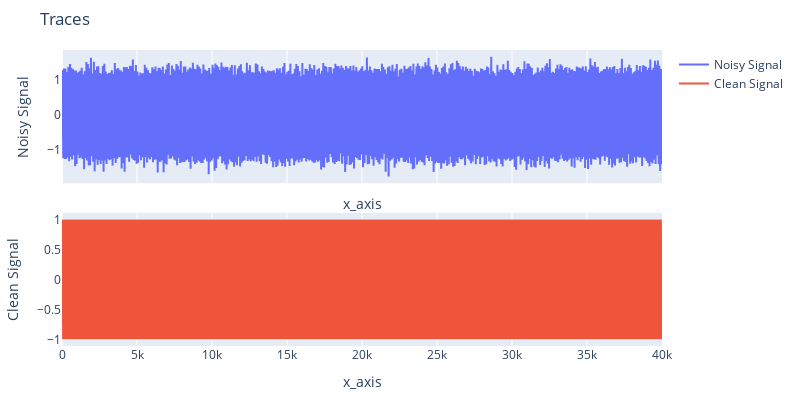
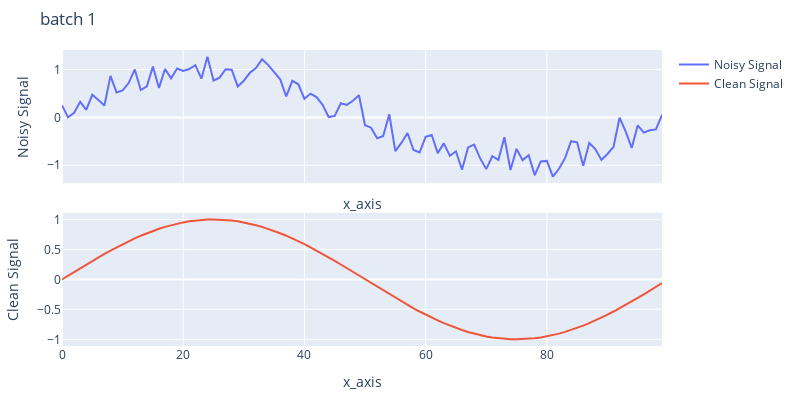

These figures' notebook cell, in order:
### Code cell
import pandas as pd
from src.utils import plotters

# Plot noisy_signal 和 clean_signal
noisy_signal_flat = noisy_signal.view(-1).numpy()  # 展平为一维数组，形状 (40000,)
clean_signal_flat = clean_signal.view(-1).numpy()  # 展平为一维数组，形状 (40000,)
plotters.plot_traces(
    pd.DataFrame({
        "Noisy Signal": noisy_signal_flat,
        "Clean Signal": clean_signal_flat
    }),
    width=800,
    height=400,
    mode="lines"
)

# plot batch 1 signal
noisy_batches_flat = noisy_batches[0].view(-1).numpy()  # 展平为一维数组，形状 (40000,)
clean_batches_flat = clean_batches[0].view(-1).numpy()  # 展平为一维数组，形状 (40000,)
plotters.plot_traces(
    title="batch 1",
    data = pd.DataFrame({
                "Noisy Signal": noisy_batches_flat,
                "Clean Signal": clean_batches_flat
            }),
    width=800,
    height=400,
    mode="lines"
)

### Figure 1 — Plotly figure (JSON) as saved in the notebook; plotly's stock layout.template omitted (floating-point values rounded to 4 significant figures; data arrays with more than 128 entries replaced by an {"elided": "..."} marker saying what was removed)
{"data": [{"mode": "lines", "name": "Noisy Signal", "type": "scatter", "x": {"elided": "40000 int values"}, "xaxis": "x", "y": {"elided": "40000 float values"}, "yaxis": "y"}, {"mode": "lines", "name": "Clean Signal", "type": "scatter", "x": {"elided": "40000 int values"}, "xaxis": "x2", "y": {"elided": "40000 float values"}, "yaxis": "y2"}], "layout": {"height": 400, "margin": {"b": 50, "l": 50, "r": 50, "t": 50}, "title": {"text": "Traces"}, "width": 800, "xaxis": {"anchor": "y", "domain": [0, 1], "matches": "x2", "showticklabels": false, "title": {"text": "x_axis"}}, "xaxis2": {"anchor": "y2", "domain": [0, 1], "title": {"text": "x_axis"}}, "yaxis": {"anchor": "x", "domain": [0.55, 1], "title": {"text": "Noisy Signal"}}, "yaxis2": {"anchor": "x2", "domain": [0, 0.45], "title": {"text": "Clean Signal"}}}}

### Figure 2 — Plotly figure (JSON) as saved in the notebook; plotly's stock layout.template omitted (floating-point values rounded to 4 significant figures)
{"data": [{"mode": "lines", "name": "Noisy Signal", "type": "scatter", "x": [0, 1, 2, 3, 4, 5, 6, 7, 8, 9, 10, 11, 12, 13, 14, 15, 16, 17, 18, 19, 20, 21, 22, 23, 24, 25, 26, 27, 28, 29, 30, 31, 32, 33, 34, 35, 36, 37, 38, 39, 40, 41, 42, 43, 44, 45, 46, 47, 48, 49, 50, 51, 52, 53, 54, 55, 56, 57, 58, 59, 60, 61, 62, 63, 64, 65, 66, 67, 68, 69, 70, 71, 72, 73, 74, 75, 76, 77, 78, 79, 80, 81, 82, 83, 84, 85, 86, 87, 88, 89, 90, 91, 92, 93, 94, 95, 96, 97, 98, 99], "xaxis": "x", "y": [0.2506, 0.000798, 0.09617, 0.3256, 0.156, 0.472, 0.3638, 0.249, 0.8661, 0.5223, 0.5648, 0.7162, 1.001, 0.5708, 0.6502, 1.06, 0.6156, 1.011, 0.8156, 1.019, 0.9686, 1.009, 1.091, 0.8083, 1.268, 0.7697, 0.8307, 1.005, 0.9963, 0.6461, 0.7656, 0.9305, 1.028, 1.215, 1.096, 0.9383, 0.7961, 0.4366, 0.7636, 0.691, 0.3882, 0.4963, 0.424, 0.2619, 0.007235, 0.0315, 0.2943, 0.2598, 0.3455, 0.4617, -0.1632, -0.2151, -0.4379, -0.3872, 0.06659, -0.7053, -0.5333, -0.3257, -0.6814, -0.7334, -0.4056, -0.3668, -0.7458, -0.543, -0.8026, -0.7079, -1.093, -0.6276, -0.5669, -0.8561, -1.079, -0.8112, -0.887, -0.4158, -1.099, -0.6575, -0.8925, -0.7887, -1.206, -0.9188, -0.9087, -1.235, -1.073, -0.8514, -0.4983, -0.5196, -1.009, -0.5353, -0.6617, -0.8876, -0.7637, -0.6147, -0.006399, -0.2909, -0.64, -0.1652, -0.3168, -0.2686, -0.2521, 0.05282], "yaxis": "y"}, {"mode": "lines", "name": "Clean Signal", "type": "scatter", "x": [0, 1, 2, 3, 4, 5, 6, 7, 8, 9, 10, 11, 12, 13, 14, 15, 16, 17, 18, 19, 20, 21, 22, 23, 24, 25, 26, 27, 28, 29, 30, 31, 32, 33, 34, 35, 36, 37, 38, 39, 40, 41, 42, 43, 44, 45, 46, 47, 48, 49, 50, 51, 52, 53, 54, 55, 56, 57, 58, 59, 60, 61, 62, 63, 64, 65, 66, 67, 68, 69, 70, 71, 72, 73, 74, 75, 76, 77, 78, 79, 80, 81, 82, 83, 84, 85, 86, 87, 88, 89, 90, 91, 92, 93, 94, 95, 96, 97, 98, 99], "xaxis": "x2", "y": [0, 0.06279, 0.1253, 0.1874, 0.2487, 0.309, 0.3681, 0.4258, 0.4818, 0.5358, 0.5878, 0.6374, 0.6846, 0.729, 0.7705, 0.809, 0.8443, 0.8763, 0.9048, 0.9298, 0.9511, 0.9686, 0.9823, 0.9921, 0.998, 1, 0.998, 0.9921, 0.9823, 0.9686, 0.951, 0.9298, 0.9048, 0.8763, 0.8443, 0.809, 0.7705, 0.7289, 0.6845, 0.6374, 0.5877, 0.5358, 0.4817, 0.4257, 0.3681, 0.3089, 0.2486, 0.1873, 0.1253, 0.06271, -7.877e-05, -0.06287, -0.1254, -0.1875, -0.2488, -0.3091, -0.3682, -0.4259, -0.4818, -0.5359, -0.5879, -0.6375, -0.6846, -0.729, -0.7706, -0.8091, -0.8444, -0.8764, -0.9049, -0.9298, -0.9511, -0.9686, -0.9823, -0.9921, -0.998, -1, -0.998, -0.9921, -0.9823, -0.9686, -0.951, -0.9297, -0.9048, -0.8762, -0.8443, -0.8089, -0.7704, -0.7289, -0.6844, -0.6373, -0.5877, -0.5357, -0.4816, -0.4256, -0.368, -0.3089, -0.2485, -0.1872, -0.1252, -0.06263], "yaxis": "y2"}], "layout": {"height": 400, "margin": {"b": 50, "l": 50, "r": 50, "t": 50}, "title": {"text": "batch 1"}, "width": 800, "xaxis": {"anchor": "y", "domain": [0, 1], "matches": "x2", "showticklabels": false, "title": {"text": "x_axis"}}, "xaxis2": {"anchor": "y2", "domain": [0, 1], "title": {"text": "x_axis"}}, "yaxis": {"anchor": "x", "domain": [0.55, 1], "title": {"text": "Noisy Signal"}}, "yaxis2": {"anchor": "x2", "domain": [0, 0.45], "title": {"text": "Clean Signal"}}}}
